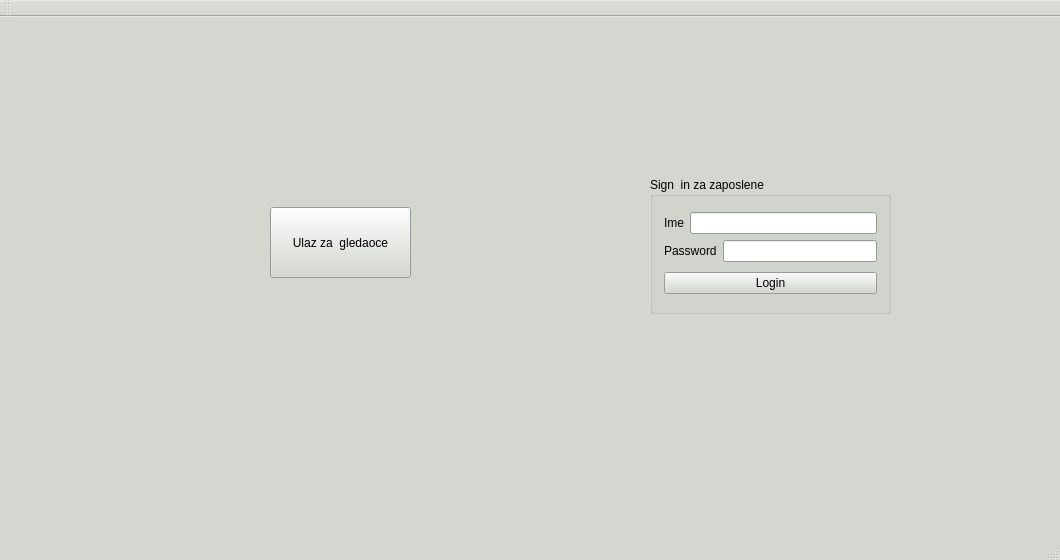
<?xml version="1.0" encoding="UTF-8"?>
<ui version="4.0">
 <class>MainWindow</class>
 <widget class="QMainWindow" name="MainWindow">
  <property name="geometry">
   <rect>
    <x>0</x>
    <y>0</y>
    <width>1060</width>
    <height>560</height>
   </rect>
  </property>
  <property name="minimumSize">
   <size>
    <width>1060</width>
    <height>560</height>
   </size>
  </property>
  <property name="maximumSize">
   <size>
    <width>1060</width>
    <height>560</height>
   </size>
  </property>
  <property name="palette">
   <palette>
    <active>
     <colorrole role="WindowText">
      <brush brushstyle="SolidPattern">
       <color alpha="255">
        <red>0</red>
        <green>0</green>
        <blue>0</blue>
       </color>
      </brush>
     </colorrole>
     <colorrole role="Button">
      <brush brushstyle="SolidPattern">
       <color alpha="255">
        <red>211</red>
        <green>215</green>
        <blue>207</blue>
       </color>
      </brush>
     </colorrole>
     <colorrole role="Light">
      <brush brushstyle="SolidPattern">
       <color alpha="255">
        <red>255</red>
        <green>255</green>
        <blue>255</blue>
       </color>
      </brush>
     </colorrole>
     <colorrole role="Midlight">
      <brush brushstyle="SolidPattern">
       <color alpha="255">
        <red>233</red>
        <green>235</green>
        <blue>231</blue>
       </color>
      </brush>
     </colorrole>
     <colorrole role="Dark">
      <brush brushstyle="SolidPattern">
       <color alpha="255">
        <red>105</red>
        <green>107</green>
        <blue>103</blue>
       </color>
      </brush>
     </colorrole>
     <colorrole role="Mid">
      <brush brushstyle="SolidPattern">
       <color alpha="255">
        <red>141</red>
        <green>143</green>
        <blue>138</blue>
       </color>
      </brush>
     </colorrole>
     <colorrole role="Text">
      <brush brushstyle="SolidPattern">
       <color alpha="255">
        <red>0</red>
        <green>0</green>
        <blue>0</blue>
       </color>
      </brush>
     </colorrole>
     <colorrole role="BrightText">
      <brush brushstyle="SolidPattern">
       <color alpha="255">
        <red>255</red>
        <green>255</green>
        <blue>255</blue>
       </color>
      </brush>
     </colorrole>
     <colorrole role="ButtonText">
      <brush brushstyle="SolidPattern">
       <color alpha="255">
        <red>0</red>
        <green>0</green>
        <blue>0</blue>
       </color>
      </brush>
     </colorrole>
     <colorrole role="Base">
      <brush brushstyle="SolidPattern">
       <color alpha="255">
        <red>255</red>
        <green>255</green>
        <blue>255</blue>
       </color>
      </brush>
     </colorrole>
     <colorrole role="Window">
      <brush brushstyle="SolidPattern">
       <color alpha="255">
        <red>211</red>
        <green>215</green>
        <blue>207</blue>
       </color>
      </brush>
     </colorrole>
     <colorrole role="Shadow">
      <brush brushstyle="SolidPattern">
       <color alpha="255">
        <red>0</red>
        <green>0</green>
        <blue>0</blue>
       </color>
      </brush>
     </colorrole>
     <colorrole role="AlternateBase">
      <brush brushstyle="SolidPattern">
       <color alpha="255">
        <red>233</red>
        <green>235</green>
        <blue>231</blue>
       </color>
      </brush>
     </colorrole>
     <colorrole role="ToolTipBase">
      <brush brushstyle="SolidPattern">
       <color alpha="255">
        <red>255</red>
        <green>255</green>
        <blue>220</blue>
       </color>
      </brush>
     </colorrole>
     <colorrole role="ToolTipText">
      <brush brushstyle="SolidPattern">
       <color alpha="255">
        <red>0</red>
        <green>0</green>
        <blue>0</blue>
       </color>
      </brush>
     </colorrole>
    </active>
    <inactive>
     <colorrole role="WindowText">
      <brush brushstyle="SolidPattern">
       <color alpha="255">
        <red>0</red>
        <green>0</green>
        <blue>0</blue>
       </color>
      </brush>
     </colorrole>
     <colorrole role="Button">
      <brush brushstyle="SolidPattern">
       <color alpha="255">
        <red>211</red>
        <green>215</green>
        <blue>207</blue>
       </color>
      </brush>
     </colorrole>
     <colorrole role="Light">
      <brush brushstyle="SolidPattern">
       <color alpha="255">
        <red>255</red>
        <green>255</green>
        <blue>255</blue>
       </color>
      </brush>
     </colorrole>
     <colorrole role="Midlight">
      <brush brushstyle="SolidPattern">
       <color alpha="255">
        <red>233</red>
        <green>235</green>
        <blue>231</blue>
       </color>
      </brush>
     </colorrole>
     <colorrole role="Dark">
      <brush brushstyle="SolidPattern">
       <color alpha="255">
        <red>105</red>
        <green>107</green>
        <blue>103</blue>
       </color>
      </brush>
     </colorrole>
     <colorrole role="Mid">
      <brush brushstyle="SolidPattern">
       <color alpha="255">
        <red>141</red>
        <green>143</green>
        <blue>138</blue>
       </color>
      </brush>
     </colorrole>
     <colorrole role="Text">
      <brush brushstyle="SolidPattern">
       <color alpha="255">
        <red>0</red>
        <green>0</green>
        <blue>0</blue>
       </color>
      </brush>
     </colorrole>
     <colorrole role="BrightText">
      <brush brushstyle="SolidPattern">
       <color alpha="255">
        <red>255</red>
        <green>255</green>
        <blue>255</blue>
       </color>
      </brush>
     </colorrole>
     <colorrole role="ButtonText">
      <brush brushstyle="SolidPattern">
       <color alpha="255">
        <red>0</red>
        <green>0</green>
        <blue>0</blue>
       </color>
      </brush>
     </colorrole>
     <colorrole role="Base">
      <brush brushstyle="SolidPattern">
       <color alpha="255">
        <red>255</red>
        <green>255</green>
        <blue>255</blue>
       </color>
      </brush>
     </colorrole>
     <colorrole role="Window">
      <brush brushstyle="SolidPattern">
       <color alpha="255">
        <red>211</red>
        <green>215</green>
        <blue>207</blue>
       </color>
      </brush>
     </colorrole>
     <colorrole role="Shadow">
      <brush brushstyle="SolidPattern">
       <color alpha="255">
        <red>0</red>
        <green>0</green>
        <blue>0</blue>
       </color>
      </brush>
     </colorrole>
     <colorrole role="AlternateBase">
      <brush brushstyle="SolidPattern">
       <color alpha="255">
        <red>233</red>
        <green>235</green>
        <blue>231</blue>
       </color>
      </brush>
     </colorrole>
     <colorrole role="ToolTipBase">
      <brush brushstyle="SolidPattern">
       <color alpha="255">
        <red>255</red>
        <green>255</green>
        <blue>220</blue>
       </color>
      </brush>
     </colorrole>
     <colorrole role="ToolTipText">
      <brush brushstyle="SolidPattern">
       <color alpha="255">
        <red>0</red>
        <green>0</green>
        <blue>0</blue>
       </color>
      </brush>
     </colorrole>
    </inactive>
    <disabled>
     <colorrole role="WindowText">
      <brush brushstyle="SolidPattern">
       <color alpha="255">
        <red>105</red>
        <green>107</green>
        <blue>103</blue>
       </color>
      </brush>
     </colorrole>
     <colorrole role="Button">
      <brush brushstyle="SolidPattern">
       <color alpha="255">
        <red>211</red>
        <green>215</green>
        <blue>207</blue>
       </color>
      </brush>
     </colorrole>
     <colorrole role="Light">
      <brush brushstyle="SolidPattern">
       <color alpha="255">
        <red>255</red>
        <green>255</green>
        <blue>255</blue>
       </color>
      </brush>
     </colorrole>
     <colorrole role="Midlight">
      <brush brushstyle="SolidPattern">
       <color alpha="255">
        <red>233</red>
        <green>235</green>
        <blue>231</blue>
       </color>
      </brush>
     </colorrole>
     <colorrole role="Dark">
      <brush brushstyle="SolidPattern">
       <color alpha="255">
        <red>105</red>
        <green>107</green>
        <blue>103</blue>
       </color>
      </brush>
     </colorrole>
     <colorrole role="Mid">
      <brush brushstyle="SolidPattern">
       <color alpha="255">
        <red>141</red>
        <green>143</green>
        <blue>138</blue>
       </color>
      </brush>
     </colorrole>
     <colorrole role="Text">
      <brush brushstyle="SolidPattern">
       <color alpha="255">
        <red>105</red>
        <green>107</green>
        <blue>103</blue>
       </color>
      </brush>
     </colorrole>
     <colorrole role="BrightText">
      <brush brushstyle="SolidPattern">
       <color alpha="255">
        <red>255</red>
        <green>255</green>
        <blue>255</blue>
       </color>
      </brush>
     </colorrole>
     <colorrole role="ButtonText">
      <brush brushstyle="SolidPattern">
       <color alpha="255">
        <red>105</red>
        <green>107</green>
        <blue>103</blue>
       </color>
      </brush>
     </colorrole>
     <colorrole role="Base">
      <brush brushstyle="SolidPattern">
       <color alpha="255">
        <red>211</red>
        <green>215</green>
        <blue>207</blue>
       </color>
      </brush>
     </colorrole>
     <colorrole role="Window">
      <brush brushstyle="SolidPattern">
       <color alpha="255">
        <red>211</red>
        <green>215</green>
        <blue>207</blue>
       </color>
      </brush>
     </colorrole>
     <colorrole role="Shadow">
      <brush brushstyle="SolidPattern">
       <color alpha="255">
        <red>0</red>
        <green>0</green>
        <blue>0</blue>
       </color>
      </brush>
     </colorrole>
     <colorrole role="AlternateBase">
      <brush brushstyle="SolidPattern">
       <color alpha="255">
        <red>211</red>
        <green>215</green>
        <blue>207</blue>
       </color>
      </brush>
     </colorrole>
     <colorrole role="ToolTipBase">
      <brush brushstyle="SolidPattern">
       <color alpha="255">
        <red>255</red>
        <green>255</green>
        <blue>220</blue>
       </color>
      </brush>
     </colorrole>
     <colorrole role="ToolTipText">
      <brush brushstyle="SolidPattern">
       <color alpha="255">
        <red>0</red>
        <green>0</green>
        <blue>0</blue>
       </color>
      </brush>
     </colorrole>
    </disabled>
   </palette>
  </property>
  <property name="windowTitle">
   <string>Rezervacije</string>
  </property>
  <widget class="QWidget" name="centralWidget">
   <widget class="QGroupBox" name="groupBox">
    <property name="geometry">
     <rect>
      <x>650</x>
      <y>160</y>
      <width>241</width>
      <height>137</height>
     </rect>
    </property>
    <property name="title">
     <string>Sign  in za zaposlene</string>
    </property>
    <layout class="QVBoxLayout" name="verticalLayout_2">
     <item>
      <layout class="QVBoxLayout" name="verticalLayout">
       <item>
        <layout class="QHBoxLayout" name="horizontalLayout">
         <item>
          <widget class="QLabel" name="label">
           <property name="text">
            <string>Ime</string>
           </property>
          </widget>
         </item>
         <item>
          <widget class="QLineEdit" name="lineEdit_UserName"/>
         </item>
        </layout>
       </item>
       <item>
        <layout class="QHBoxLayout" name="horizontalLayout_2">
         <item>
          <widget class="QLabel" name="label_2">
           <property name="text">
            <string>Password</string>
           </property>
          </widget>
         </item>
         <item>
          <widget class="QLineEdit" name="lineEdit_Password"/>
         </item>
        </layout>
       </item>
      </layout>
     </item>
     <item>
      <widget class="QPushButton" name="pushButton_Login">
       <property name="text">
        <string>Login</string>
       </property>
      </widget>
     </item>
    </layout>
   </widget>
   <widget class="QPushButton" name="pushButton">
    <property name="geometry">
     <rect>
      <x>270</x>
      <y>190</y>
      <width>141</width>
      <height>71</height>
     </rect>
    </property>
    <property name="text">
     <string>Ulaz za  gledaoce</string>
    </property>
   </widget>
  </widget>
  <widget class="QMenuBar" name="menuBar">
   <property name="geometry">
    <rect>
     <x>0</x>
     <y>0</y>
     <width>1060</width>
     <height>22</height>
    </rect>
   </property>
  </widget>
  <widget class="QToolBar" name="mainToolBar">
   <attribute name="toolBarArea">
    <enum>TopToolBarArea</enum>
   </attribute>
   <attribute name="toolBarBreak">
    <bool>false</bool>
   </attribute>
  </widget>
  <widget class="QStatusBar" name="statusBar"/>
 </widget>
 <layoutdefault spacing="6" margin="11"/>
 <resources/>
 <connections/>
</ui>
